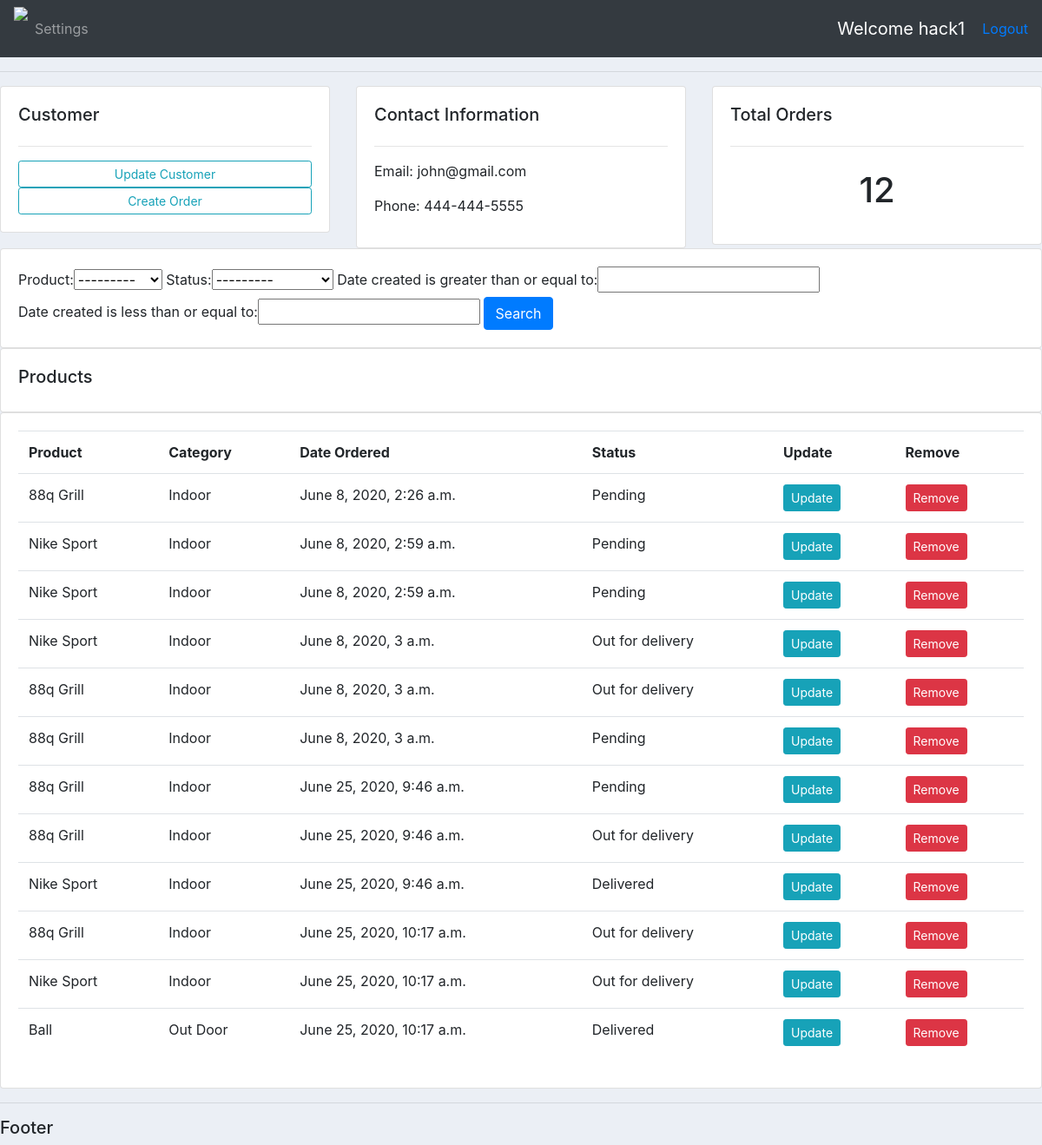
The app's page /customers/1 (signed in) with its own data.
### accounts/models.py (models this page shows, shortened)
class Customer(models.Model):
    user= models.OneToOneField(User,null=True, on_delete=models.SET_NULL)
    name= models.CharField(max_length=200, null=True)
    phone= models.CharField(max_length=200, null=True)
    email= models.CharField(max_length=200, null=True)
    profile_pic = models.ImageField(null= True, blank=True)
    date_created = models.DateTimeField(auto_now_add=True, null=True)

class Order(models.Model):
    STATUS =(
        ('Pending','Pending'),
        ('Out for delivery','Out for delivery'),
        ('Delivered', 'Delivered')
    )
    customer=models.ForeignKey(Customer,null=True, on_delete=models.SET_NULL)
    product=models.ForeignKey(Product,null=True, on_delete=models.SET_NULL)
    date_created = models.DateTimeField(auto_now_add=True, null=True)
    status= models.CharField(max_length=200, null=True, choices=STATUS)

class Product (models.Model):
    CATEGORY =(
        ('Indoor','Indoor'),
        ('Out Door','Out Door'),
    )
    name= models.CharField(max_length=200, null=True)
    price=models.FloatField(null=True)
    category=models.CharField(max_length=200, null=True, choices=CATEGORY)
    description=models.CharField(max_length=200, null=True)
    date_created=date_created = models.DateTimeField(auto_now_add=True, null=True)
    tags= models.ManyToManyField(Tag)
    def __str__(self):
        return self.name

### accounts/decorators.py (the view)
        def wrapper_func(request, *args, **kwargs):
            group =None
            if request.user.groups.exists():
                group = request.user.groups.all()[0].name
            if group in allowed_roles:
                 return view_func (request, *args, **kwargs)
            else:
                return HttpResponse("You are not authorised")

### accounts/views.py (called while the page is built)
@login_required(login_url = 'login')
@allowed_users(allowed_roles=['admin'])
def customers(request, pk_id):
    customer = Customer.objects.get(id= pk_id)
    customer_orders= customer.order_set.all()
    myfilter = OrderFilter(request.GET, queryset=customer_orders)
    customer_orders= myfilter.qs
    context={
        'customer':customer,
        'customer_orders': customer_orders,
        'myfilter': myfilter
    }
    return render(request,'accounts/customers.html', context)

### accounts/templates/accounts/customers.html (shortened to what this page needs)
    {% extends 'accounts/main.html' %}
    {% block content%}
       <div class="row">
           <div class="col-md-4">
            <div class="card card-body">
                <h5>Customer</h5>
                <hr>
                <a class="btn btn-outline-info btn-sm btn-block" href="">Update Customer</a>
                <a class="btn btn-outline-info btn-sm btn-bock" href="{% url 'create_order' customer.id %}">Create Order</a>
            </div>
           </div>
         <div class="col-md-4">
                <div class="card card-body">
                    <h5>Contact Information</h5>
                    <hr>
                    <p>Email: {{customer.email}} </p>
                    <p>Phone:  {{customer.phone}}</p>
                </div>
            </div>
                <div class="col-md-4">
                    <div class="card card-body">
                        <h5>Total Orders</h5>
                        <hr>
                         <h1 style="text-align: center; padding:10px">
                            {{customer_orders.count}}
                         </h1>
                    </div>
                </div>
           </div>
     <div class="row">
        <div class="col">
            <div class="card card-body">
                <form method="get">
                    {{myfilter.form}}
                    <button class="btn btn-primary" type="submit">Search</button>
                </form>
            </div>
        </div>
     </div>
     <div class="row">
        <div class="col-md">
            <div class="card card-body">
            <h5>Products</h5>
             </div>
            <div class="card card-body">
               <table class=" table ">
                   <tr>
                       <th>Product</th>
                       <th>Category</th>
                       <th>Date Ordered</th>
                       <th>Status</th>
                       <th>Update</th>
                       <th>Remove</th>
                   </tr>
                   {%for order in customer_orders %}
                   <tr>
                       <td>{{order.product}}</td>
                       <td>{{order.product.category}}</td>
                       <td>{{order.date_created}}</td>
                       <td>{{order.status}}</td>
                       <td><a  class= "btn btn-primary btn-sm btn-info" href="{% url 'update_order' order.id %}">Update</a></td>
                       <td><a class= "btn btn-primary btn-sm btn-danger" href="{% url 'delete_order' order.id %}">Remove</a></td>
                   </tr>
                   {% endfor %}
                  </table>
            </div>
        </div>
    </div>
    {% endblock %}

### accounts/templates/accounts/navbar.html (shortened to what this page needs)
{% load static %}
<nav class="navbar navbar-expand-lg navbar-dark bg-dark">
   <img src="{% static 'img/logo.png'%}" height="50">
    <div class="collapse navbar-collapse" id="navbarNavAltMarkup">
          <ul class="navbar-nav">
        {% if request.user_is_staff %}
            <li class=" nav-item active">
            <a class="nav-link" href="{% url 'home' %}">Dashboard</span></a>
          </li>
          <li class="nav-item" >
            <a class="n nav-link" href="{% url 'products' %}">Products</a>
          </li>
      {% else %}
          <li class="nav-item" >
            <a class="nav-link" href="{% url 'account_setting' %}">Settings</a>
          </li>
      {% endif %}
      </ul>
    </div>
    <span class="hello-msg"> Welcome {{request.user}}</span>
    <span> <a href="{% url 'logout' %}">Logout</a></span>
  </nav>

### static/css/main.css (style rules this page uses)
body { background-color: #ebeff5; }

### accounts/templates/accounts/navbar.html (style rules this page uses)
.hello-msg { font-size: 20px; color: #fff; margin-right: 20px; }

### records on screen
Customer: email "john@gmail.com", phone "444-444-5555"
Order: product "88q Grill", product.category "Indoor", date_created "June 8, 2020, 2:26 a.m.", status "Pending"
Order: product "Nike Sport", product.category "Indoor", date_created "June 8, 2020, 2:59 a.m.", status "Pending"
Order: product "Nike Sport", product.category "Indoor", date_created "June 8, 2020, 2:59 a.m.", status "Pending"
Order: product "Nike Sport", product.category "Indoor", date_created "June 8, 2020, 3 a.m.", status "Out for delivery"
Order: product "88q Grill", product.category "Indoor", date_created "June 8, 2020, 3 a.m.", status "Out for delivery"
Order: product "88q Grill", product.category "Indoor", date_created "June 8, 2020, 3 a.m.", status "Pending"
Order: product "88q Grill", product.category "Indoor", date_created "June 25, 2020, 9:46 a.m.", status "Pending"
Order: product "88q Grill", product.category "Indoor", date_created "June 25, 2020, 9:46 a.m.", status "Out for delivery"
Order: product "Nike Sport", product.category "Indoor", date_created "June 25, 2020, 9:46 a.m.", status "Delivered"
Order: product "88q Grill", product.category "Indoor", date_created "June 25, 2020, 10:17 a.m.", status "Out for delivery"
Order: product "Nike Sport", product.category "Indoor", date_created "June 25, 2020, 10:17 a.m.", status "Out for delivery"
Order: product "Ball", product.category "Out Door", date_created "June 25, 2020, 10:17 a.m.", status "Delivered"

### other values on screen
{{ request.user }} "hack1"
{{ customer_orders.count }} "12"
